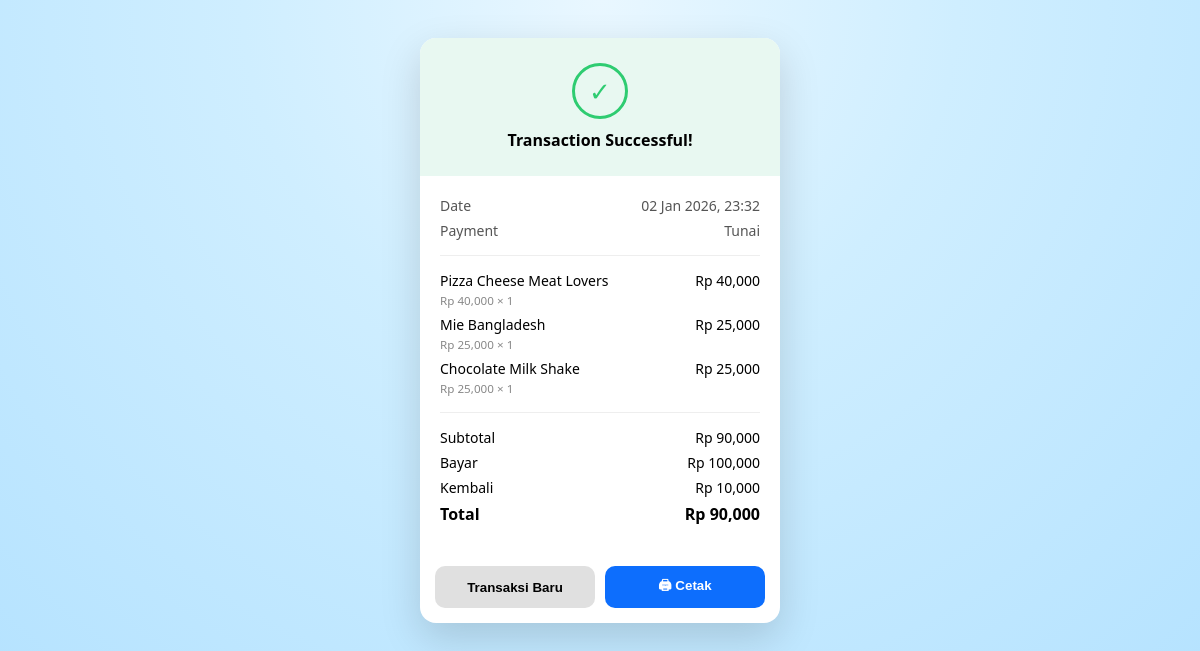
Page /pages/struk.php?id=3 (signed in) on the committed database.
### tables this page shows
CREATE TABLE `transaksi` (
  `id_transaksi` int(11) NOT NULL,
  `tanggal` datetime NOT NULL DEFAULT current_timestamp(),
  `total` int(11) NOT NULL,
  `bayar` int(11) DEFAULT 0,
  `kembali` int(11) DEFAULT 0
);

CREATE TABLE `transaksi_detail` (
  `id_detail` int(11) NOT NULL,
  `id_transaksi` int(11) NOT NULL,
  `id_menu` int(11) NOT NULL,
  `qty` int(11) NOT NULL,
  `harga` int(11) NOT NULL,
  `subtotal` int(11) NOT NULL
);

CREATE TABLE `menu` (
  `id_menu` int(11) NOT NULL,
  `nama_menu` varchar(100) NOT NULL,
  `harga` int(11) NOT NULL,
  `gambar` varchar(255) DEFAULT NULL,
  `created_at` timestamp NOT NULL DEFAULT current_timestamp()
);

### pages/struk.php (the view, shortened to what this page needs)
<?php
include '../config/koneksi.php';
$id = $_GET['id'];
$t = mysqli_query($koneksi, "SELECT * FROM transaksi WHERE id_transaksi='$id'");
$transaksi = mysqli_fetch_assoc($t);
$d = mysqli_query($koneksi, "
    SELECT td.*, m.nama_menu
    FROM transaksi_detail td
    JOIN menu m ON td.id_menu = m.id_menu
    WHERE td.id_transaksi='$id'
");
?>
<!DOCTYPE html>
<html>
<head>
</head>
<div class="receipt">
    <div class="receipt-header">
        <div class="check">✓</div>
        <h4>Transaction Successful!</h4>
    </div>
    <div class="receipt-body">
        <div class="info">
            <span>Date</span>
            <span><?= date('d M Y, H:i', strtotime($transaksi['tanggal'])) ?></span>
        </div>
        <div class="info">
            <span>Payment</span>
            <span>Tunai</span>
        </div>
        <hr>
        <?php while ($r = mysqli_fetch_assoc($d)) { ?>
        <div class="item">
            <div>
                <?= $r['nama_menu'] ?><br>
                <small>Rp <?= number_format($r['subtotal'] / $r['qty']) ?> × <?= $r['qty'] ?></small>
            </div>
            <div>Rp <?= number_format($r['subtotal']) ?></div>
        </div>
        <?php } ?>
        <hr>
        <div class="total-row">
            <span>Subtotal</span>
            <span>Rp <?= number_format($transaksi['total']) ?></span>
        </div>
        <div class="total-row">
            <span>Bayar</span>
            <span>Rp <?= number_format($transaksi['bayar']) ?></span>
        </div>
        <div class="total-row">
            <span>Kembali</span>
            <span>Rp <?= number_format($transaksi['kembali']) ?></span>
        </div>
        <div class="total-row total">
            <span>Total</span>
            <span>Rp <?= number_format($transaksi['total']) ?></span>
        </div>
    </div>
    <div class="receipt-footer">
        <button class="btn btn-close" onclick="window.location='../index.php'">
            Transaksi Baru
        </button>
        <button class="btn btn-print" onclick="cetakStruk()">
            🖨 Cetak
        </button>
    </div>
</div>
</body>
</html>

### pages/struk.php (style rules this page uses)
.receipt { width:360px; background:#fff; border-radius:16px; box-shadow:0 15px 40px rgba(0,0,0,.15); overflow:hidden; }
.receipt-header { background:#e8f8f1; text-align:center; padding:25px 20px; }
.receipt-header .check { width:50px; height:50px; border-radius:50%; border:3px solid #2ecc71; color:#2ecc71; display:flex; justify-content:center; align-items:center; margin:0 auto 10px; font-size:26px; }
.receipt-header h4 { margin:0; font-weight:700; }
.receipt-body { padding:20px; font-size:14px; }
.info { display:flex; justify-content:space-between; margin-bottom:6px; color:#555; }
hr { border:none; border-top:1px solid #eee; margin:15px 0; }
.item { display:flex; justify-content:space-between; margin-bottom:6px; }
.item small { color:#888; }
.total-row { display:flex; justify-content:space-between; margin-bottom:6px; }
.total { font-weight:700; font-size:16px; }
.receipt-footer { padding:15px; display:flex; gap:10px; }
.btn { flex:1; border:none; padding:10px; border-radius:10px; font-weight:600; }
.btn-close { background:#e0e0e0; }
.btn-print { background:#0d6efd; color:white; }

### rows in the picture
transaksi: tanggal "02 Jan 2026, 23:32", total "90,000", bayar "100,000", kembali "10,000"
transaksi_detail: id_menu.nama_menu "Pizza Cheese Meat Lovers", $r['subtotal'] / $r['qty'] "40,000", qty "1", subtotal "40,000"
transaksi_detail: id_menu.nama_menu "Mie Bangladesh", $r['subtotal'] / $r['qty'] "25,000", qty "1", subtotal "25,000"
transaksi_detail: id_menu.nama_menu "Chocolate Milk Shake", $r['subtotal'] / $r['qty'] "25,000", qty "1", subtotal "25,000"
